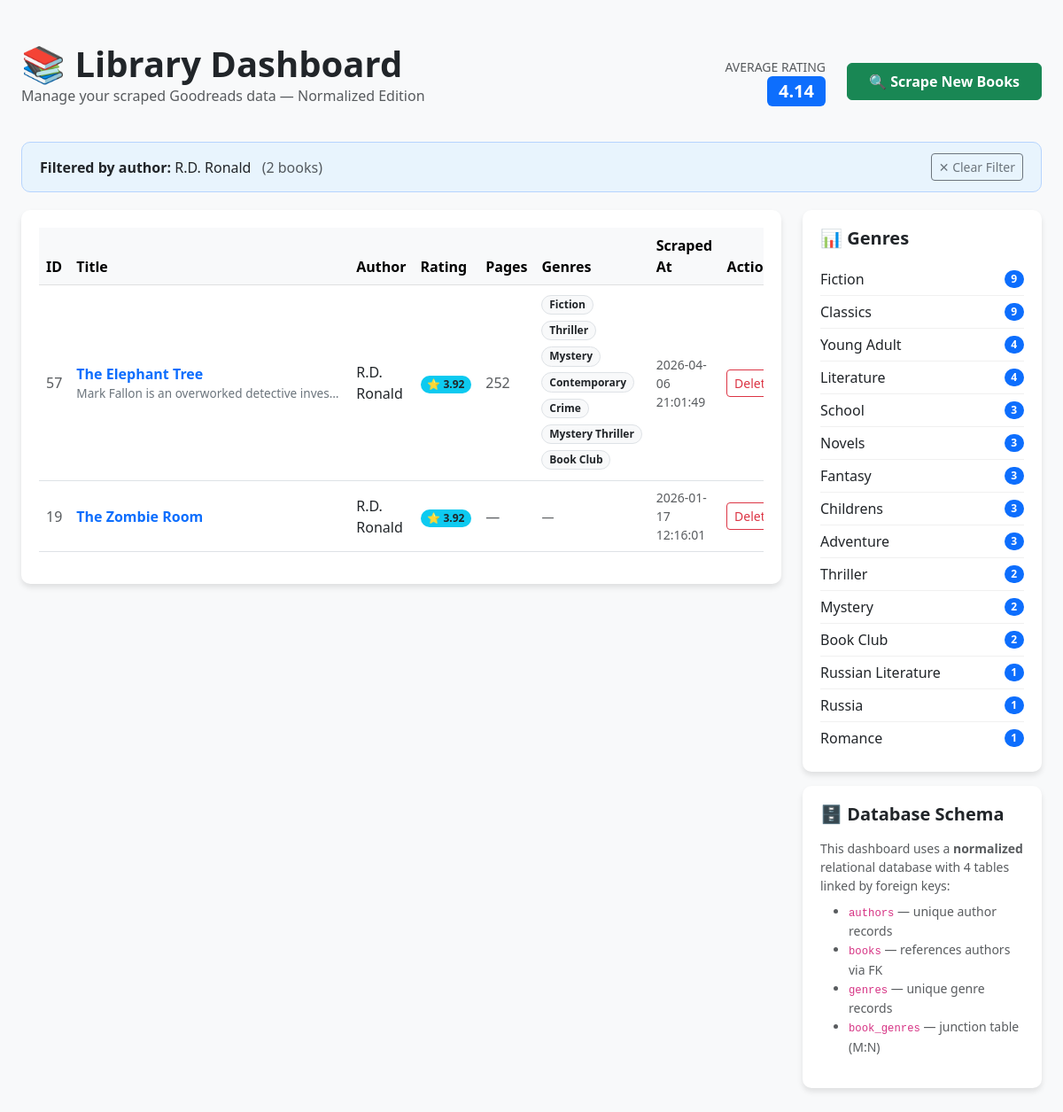
The page /author/R.D. Ronald on the database its author committed.
### tables this page shows
CREATE TABLE authors (
            id INTEGER PRIMARY KEY AUTOINCREMENT,
            name TEXT NOT NULL UNIQUE
            -- UNIQUE: "Matt Haig" can only appear once in this table.
            -- If we try to INSERT a duplicate, SQLite will reject it
            -- (or we can use INSERT OR IGNORE to silently skip it).
        );

CREATE TABLE books (
            id INTEGER PRIMARY KEY AUTOINCREMENT,
            title TEXT NOT NULL,
            
            author_id INTEGER NOT NULL,
            -- Instead of storing "Matt Haig" here, we store the NUMBER
            -- that represents Matt Haig in the authors table (e.g., 7).
            -- This is the core idea of normalization.
            
            rating TEXT,
            description TEXT DEFAULT '',
            page_count INTEGER,
            url TEXT UNIQUE,
            scraped_at TIMESTAMP DEFAULT CURRENT_TIMESTAMP,
            
            FOREIGN KEY (author_id) REFERENCES authors(id)
            -- This constraint tells SQLite: "author_id must be a valid
            -- id from the authors table. Don't let me insert garbage."
        );

CREATE TABLE genres (
            id INTEGER PRIMARY KEY AUTOINCREMENT,
            name TEXT NOT NULL UNIQUE
        );

### app.py (the view)
@app.route('/author/<author_name>')
def books_by_author(author_name):
    books = get_books_by_author(author_name)
    avg_rating = get_average_rating()
    genre_stats = get_genre_stats()
    return render_template(
        'index.html',
        books=books,
        avg_rating=avg_rating,
        genre_stats=genre_stats,
        filter_type='author',
        filter_value=author_name
    )

### db.py (called while the page is built)
def get_books_by_author(author_name, db_name=DB_NAME):
    conn = sqlite3.connect(db_name)
    cursor = conn.cursor()
    cursor.execute('''
        SELECT
            b.id, b.title, a.name, b.rating, b.url, b.scraped_at,
            b.description, b.page_count
        FROM books b
        JOIN authors a ON b.author_id = a.id
        WHERE a.name = ?
        ORDER BY b.scraped_at DESC
    ''', (author_name,))
    books = cursor.fetchall()
    result = []
    for book in books:
        book_id = book[0]
        cursor.execute('''
            SELECT g.name FROM book_genres bg
            JOIN genres g ON bg.genre_id = g.id
            WHERE bg.book_id = ?
        ''', (book_id,))
        genres = [row[0] for row in cursor.fetchall()]
        result.append(book + (', '.join(genres),))
    conn.close()
    return result

def get_genre_stats(db_name=DB_NAME):
    conn = sqlite3.connect(db_name)
    cursor = conn.cursor()
    cursor.execute('''
        SELECT g.name, COUNT(*) as book_count
        FROM genres g
        JOIN book_genres bg ON g.id = bg.genre_id
        GROUP BY g.name
        ORDER BY book_count DESC
    ''')
    stats = cursor.fetchall()
    conn.close()
    return stats

def get_average_rating(db_name=DB_NAME):
    conn = sqlite3.connect(db_name)
    cursor = conn.cursor()
    cursor.execute(
        'SELECT AVG(CAST(rating AS FLOAT)) FROM books WHERE rating != "N/A"'
    )
    result = cursor.fetchone()
    conn.close()
    return result[0] if result[0] else 0

### templates/index.html (shortened to what this page needs)
<!DOCTYPE html>
<html lang="en">
<head>
    <link href="https://cdn.jsdelivr.net/npm/bootstrap@5.3.0/dist/css/bootstrap.min.css" rel="stylesheet">
</head>
<body>
    <div class="container-fluid py-5 px-4">
        <div class="d-flex justify-content-between align-items-center mb-4">
            <div>
                <h1 class="fw-bold text-dark m-0">📚 Library Dashboard</h1>
                <p class="text-muted">Manage your scraped Goodreads data — Normalized Edition</p>
            </div>
            <div class="d-flex align-items-center">
                <div class="me-4 text-end">
                    <span class="text-muted small d-block">AVERAGE RATING</span>
                    <span class="badge bg-primary fs-5">{{ "%.2f"|format(avg_rating) }}</span>
                </div>
                <form action="{{ url_for('run_scraper') }}" method="POST">
                    <button type="submit" class="btn btn-success px-4 py-2 fw-bold">
                        🔍 Scrape New Books
                    </button>
                </form>
            </div>
        </div>
        {% if filter_type %}
        <div class="active-filter d-flex justify-content-between align-items-center">
            <div>
                <strong>Filtered by {{ filter_type }}:</strong> {{ filter_value }}
                <span class="text-muted ms-2">({{ books|length }} books)</span>
            </div>
            <a href="{{ url_for('index') }}" class="btn btn-outline-secondary btn-sm">✕ Clear Filter</a>
        </div>
        {% endif %}
        <div class="row">
            <div class="col-lg-9">
                <div class="table-container">
                    {% if books %}
                    <div class="table-responsive">
                        <table class="table table-hover align-middle">
                            <thead class="table-light">
                                <tr>
                                    <th style="width: 5%">ID</th>
                                    <th style="width: 25%">Title</th>
                                    <th style="width: 12%">Author</th>
                                    <th style="width: 7%">Rating</th>
                                    <th style="width: 7%">Pages</th>
                                    <th style="width: 22%">Genres</th>
                                    <th style="width: 12%">Scraped At</th>
                                    <th style="width: 10%" class="text-center">Actions</th>
                                </tr>
                            </thead>
                            <tbody>
                                {% for book in books %}
                                <tr>
                                    <td class="text-muted">{{ book[0] }}</td>
                                    <td>
                                        <a href="{{ book[4] }}" target="_blank" class="book-title">
                                            {{ book[1] }}
                                        </a>
                                        {% if book[6] %}
                                        <div class="description-preview" title="{{ book[6] }}">
                                            {{ book[6] }}
                                        </div>
                                        {% endif %}
                                    </td>
                                    <td>
                                        <a href="{{ url_for('books_by_author', author_name=book[2]) }}"
                                            class="author-link">
                                            {{ book[2] }}
                                        </a>
                                    </td>
                                    <td>
                                        <span class="badge rounded-pill bg-info text-dark">
                                            ⭐ {{ book[3] }}
                                        </span>
                                    </td>
                                    <td class="text-muted">
                                        {{ book[7] if book[7] else '—' }}
                                    </td>
                                    <td>
                                        {% if book[8] %}
                                        {% for genre in book[8].split(', ') %}
                                        <a href="{{ url_for('books_by_genre', genre_name=genre) }}"
                                            class="badge rounded-pill bg-light text-dark border genre-badge text-decoration-none mb-1">
                                            {{ genre }}
                                        </a>
                                        {% endfor %}
                                        {% else %}
                                        <span class="text-muted small">—</span>
                                        {% endif %}
                                    </td>
                                    <td class="text-muted small">{{ book[5] }}</td>
                                    <td class="text-center">
                                        <form action="{{ url_for('remove_entry', book_id=book[0]) }}" method="POST"
                                            onsubmit="return confirm('Are you sure you want to delete this book?');">
                                            <button type="submit" class="btn btn-outline-danger btn-sm">
                                                Delete
                                            </button>
                                        </form>
                                    </td>
                                </tr>
                                {% endfor %}
                            </tbody>
                        </table>
                    </div>
                    {% else %}
                    <div class="text-center py-5">
                        <h3 class="text-muted">Your library is empty.</h3>
                        <p>Click the green button above to start scraping!</p>
                    </div>
                    {% endif %}
                </div>
            </div>
            <div class="col-lg-3">
                <div class="sidebar-card">
                    <h5 class="fw-bold mb-3">📊 Genres</h5>
                    {% if genre_stats %}
                    <div>
                        {% for genre in genre_stats[:15] %}
                        <a href="{{ url_for('books_by_genre', genre_name=genre[0]) }}" class="genre-list-item">
                            <span>{{ genre[0] }}</span>
                            <span class="badge bg-primary rounded-pill">{{ genre[1] }}</span>
                        </a>
                        {% endfor %}
                    </div>
                    {% else %}
                    <p class="text-muted small">
                        No genres yet. Scrape some books to populate this!
                    </p>
                    {% endif %}
                </div>
                <div class="sidebar-card mt-3">
                    <h5 class="fw-bold mb-3">🗄️ Database Schema</h5>
                    <p class="text-muted small mb-2">
                        This dashboard uses a <strong>normalized</strong> relational database
                        with 4 tables linked by foreign keys:
                    </p>
                    <ul class="small text-muted">
                        <li><code>authors</code> — unique author records</li>
                        <li><code>books</code> — references authors via FK</li>
                        <li><code>genres</code> — unique genre records</li>
                        <li><code>book_genres</code> — junction table (M:N)</li>
                    </ul>
                </div>
            </div>
        </div>
    </div>
</body>
</html>

### templates/index.html (style rules this page uses)
body { background-color: #f8f9fa; }
.table-container { background: white; border-radius: 10px; padding: 20px; box-shadow: 0 4px 6px rgba(0, 0, 0, 0.1); }
.book-title { font-weight: 600; color: #0d6efd; text-decoration: none; }
.genre-badge { font-size: 0.75rem; cursor: pointer; transition: transform 0.15s ease; }
.author-link { color: inherit; text-decoration: none; }
.sidebar-card { background: white; border-radius: 10px; padding: 20px; box-shadow: 0 4px 6px rgba(0, 0, 0, 0.1); }
.genre-list-item { display: flex; justify-content: space-between; align-items: center; padding: 6px 0; border-bottom: 1px solid #f0f0f0; text-decoration: none; color: inherit; }
.genre-list-item:last-child { border-bottom: none; }
.description-preview { font-size: 0.85rem; color: #6c757d; max-width: 300px; white-space: nowrap; overflow: hidden; text-overflow: ellipsis; }
.active-filter { background: #e8f4fd; border: 1px solid #b6d4fe; border-radius: 10px; padding: 12px 20px; margin-bottom: 20px; }

### rows shown on the page
authors: name "R.D. Ronald"
books: id "57", title "The Elephant Tree", description "Mark Fallon is an overworked detective inves…", name "R.D. Ronald", rating "3.92", page_count "252", scraped_at "2026-04-06 21:01:49"
genres: name "Fiction", genre "9"
genres: name "Thriller", genre "2"
genres: name "Mystery", genre "2"
genres: name "Contemporary"
genres: name "Crime"
genres: name "Mystery Thriller"
genres: name "Book Club", genre "2"
books: id "19", title "The Zombie Room", name "R.D. Ronald", rating "3.92", book "—", scraped_at "2026-01-17 12:16:01"
genres: name "Classics", genre "9"
genres: name "Young Adult", genre "4"
genres: name "Literature", genre "4"
genres: name "School", genre "3"
genres: name "Novels", genre "3"
genres: name "Fantasy", genre "3"
genres: name "Childrens", genre "3"
genres: name "Adventure", genre "3"
genres: name "Russian Literature", genre "1"
genres: name "Russia", genre "1"
genres: name "Romance", genre "1"

### other values the page prints
{{ "%.2f"|format(avg_rating) }} "4.14"
{{ filter_type }} "author"
{{ books|length }} "2"
